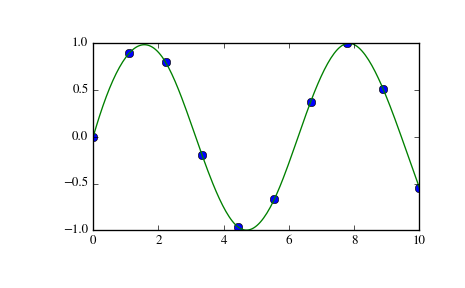

Write Python code to recreate this figure.
import matplotlib.pyplot as plt
from scipy.interpolate import splev, splrep
x = np.linspace(0, 10, 10)
y = np.sin(x)
tck = splrep(x, y)
x2 = np.linspace(0, 10, 200)
y2 = splev(x2, tck)
plt.plot(x, y, 'o', x2, y2)
plt.show()
